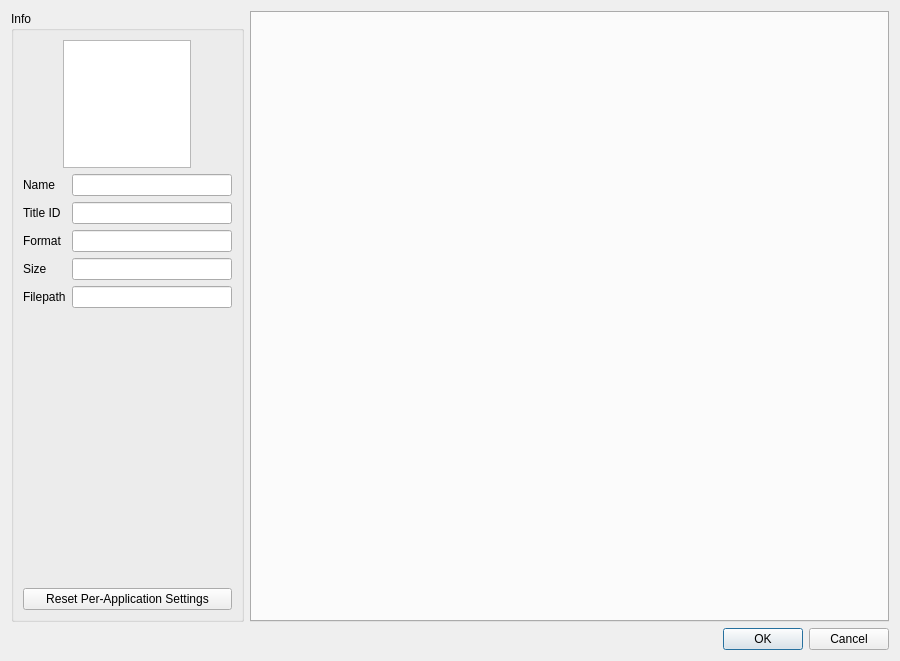
<?xml version="1.0" encoding="UTF-8"?>
<ui version="4.0">
 <class>ConfigurePerGame</class>
 <widget class="QDialog" name="ConfigurePerGame">
  <property name="geometry">
   <rect>
    <x>0</x>
    <y>0</y>
    <width>900</width>
    <height>661</height>
   </rect>
  </property>
  <property name="minimumSize">
   <size>
    <width>900</width>
    <height>0</height>
   </size>
  </property>
  <layout class="QVBoxLayout" name="verticalLayout_3">
   <item>
    <layout class="QHBoxLayout" name="horizontalLayout">
     <item>
      <widget class="QGroupBox" name="groupBox">
       <property name="sizePolicy">
        <sizepolicy hsizetype="Maximum" vsizetype="Preferred">
         <horstretch>0</horstretch>
         <verstretch>0</verstretch>
        </sizepolicy>
       </property>
       <property name="title">
        <string>Info</string>
       </property>
       <layout class="QVBoxLayout" name="verticalLayout">
        <item>
         <layout class="QGridLayout" name="gridLayout">
          <item row="0" column="0">
           <widget class="QGraphicsView" name="icon_view">
            <property name="sizePolicy">
             <sizepolicy hsizetype="Maximum" vsizetype="Maximum">
              <horstretch>0</horstretch>
              <verstretch>0</verstretch>
             </sizepolicy>
            </property>
            <property name="minimumSize">
             <size>
              <width>128</width>
              <height>128</height>
             </size>
            </property>
            <property name="maximumSize">
             <size>
              <width>128</width>
              <height>128</height>
             </size>
            </property>
            <property name="verticalScrollBarPolicy">
             <enum>Qt::ScrollBarAlwaysOff</enum>
            </property>
            <property name="horizontalScrollBarPolicy">
             <enum>Qt::ScrollBarAlwaysOff</enum>
            </property>
            <property name="interactive">
             <bool>false</bool>
            </property>
           </widget>
          </item>
         </layout>
        </item>
        <item>
         <layout class="QGridLayout" name="gridLayout_2">
          <item row="4" column="0">
           <widget class="QLabel" name="label_6">
            <property name="text">
             <string>Size</string>
            </property>
           </widget>
          </item>
          <item row="5" column="1">
           <widget class="QLineEdit" name="display_filepath">
            <property name="enabled">
             <bool>true</bool>
            </property>
            <property name="minimumSize">
             <size>
              <width>160</width>
              <height>0</height>
             </size>
            </property>
            <property name="readOnly">
             <bool>true</bool>
            </property>
           </widget>
          </item>
          <item row="3" column="0">
           <widget class="QLabel" name="label_5">
            <property name="text">
             <string>Format</string>
            </property>
           </widget>
          </item>
          <item row="1" column="0">
           <widget class="QLabel" name="label">
            <property name="text">
             <string>Name</string>
            </property>
           </widget>
          </item>
          <item row="4" column="1">
           <widget class="QLineEdit" name="display_size">
            <property name="enabled">
             <bool>true</bool>
            </property>
            <property name="readOnly">
             <bool>true</bool>
            </property>
           </widget>
          </item>
          <item row="5" column="0">
           <widget class="QLabel" name="label_7">
            <property name="text">
             <string>Filepath</string>
            </property>
           </widget>
          </item>
          <item row="2" column="0">
           <widget class="QLabel" name="label_4">
            <property name="text">
             <string>Title ID</string>
            </property>
           </widget>
          </item>
          <item row="2" column="1">
           <widget class="QLineEdit" name="display_title_id">
            <property name="enabled">
             <bool>true</bool>
            </property>
            <property name="readOnly">
             <bool>true</bool>
            </property>
           </widget>
          </item>
          <item row="1" column="1">
           <widget class="QLineEdit" name="display_name">
            <property name="enabled">
             <bool>true</bool>
            </property>
            <property name="readOnly">
             <bool>true</bool>
            </property>
           </widget>
          </item>
          <item row="3" column="1">
           <widget class="QLineEdit" name="display_format">
            <property name="enabled">
             <bool>true</bool>
            </property>
            <property name="readOnly">
             <bool>true</bool>
            </property>
           </widget>
          </item>
         </layout>
        </item>
        <item>
         <spacer name="verticalSpacer">
          <property name="orientation">
           <enum>Qt::Vertical</enum>
          </property>
          <property name="sizeHint" stdset="0">
           <size>
            <width>20</width>
            <height>40</height>
           </size>
          </property>
         </spacer>
        </item>
        <item>
         <widget class="QPushButton" name="button_reset_per_game">
          <property name="text">
           <string>Reset Per-Application Settings</string>
          </property>
         </widget>
        </item>
       </layout>
      </widget>
     </item>
     <item>
      <layout class="QVBoxLayout" name="VerticalLayout">
       <item>
        <layout class="QVBoxLayout" name="verticalLayout_2"/>
       </item>
       <item>
        <widget class="QTabWidget" name="tabWidget">
         <property name="enabled">
          <bool>true</bool>
         </property>
         <property name="currentIndex">
          <number>-1</number>
         </property>
         <property name="usesScrollButtons">
          <bool>true</bool>
         </property>
         <property name="documentMode">
          <bool>false</bool>
         </property>
         <property name="tabsClosable">
          <bool>false</bool>
         </property>
        </widget>
       </item>
      </layout>
     </item>
    </layout>
   </item>
   <item>
    <widget class="QDialogButtonBox" name="buttonBox">
     <property name="sizePolicy">
      <sizepolicy hsizetype="Preferred" vsizetype="Preferred">
       <horstretch>0</horstretch>
       <verstretch>0</verstretch>
      </sizepolicy>
     </property>
     <property name="orientation">
      <enum>Qt::Horizontal</enum>
     </property>
     <property name="standardButtons">
      <set>QDialogButtonBox::Cancel|QDialogButtonBox::Ok</set>
     </property>
    </widget>
   </item>
  </layout>
 </widget>
 <resources/>
 <connections>
  <connection>
   <sender>buttonBox</sender>
   <signal>rejected()</signal>
   <receiver>ConfigurePerGame</receiver>
   <slot>reject()</slot>
   <hints>
    <hint type="sourcelabel">
     <x>20</x>
     <y>20</y>
    </hint>
    <hint type="destinationlabel">
     <x>20</x>
     <y>20</y>
    </hint>
   </hints>
  </connection>
 </connections>
</ui>
